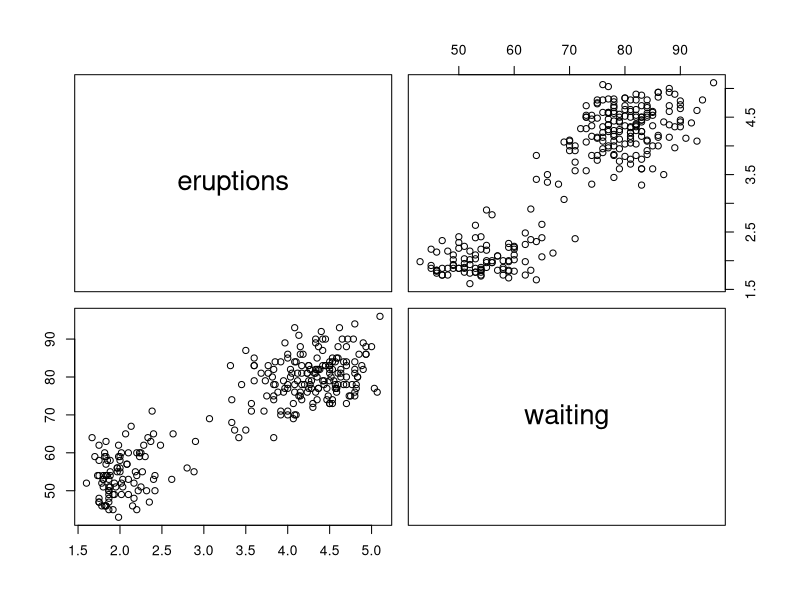
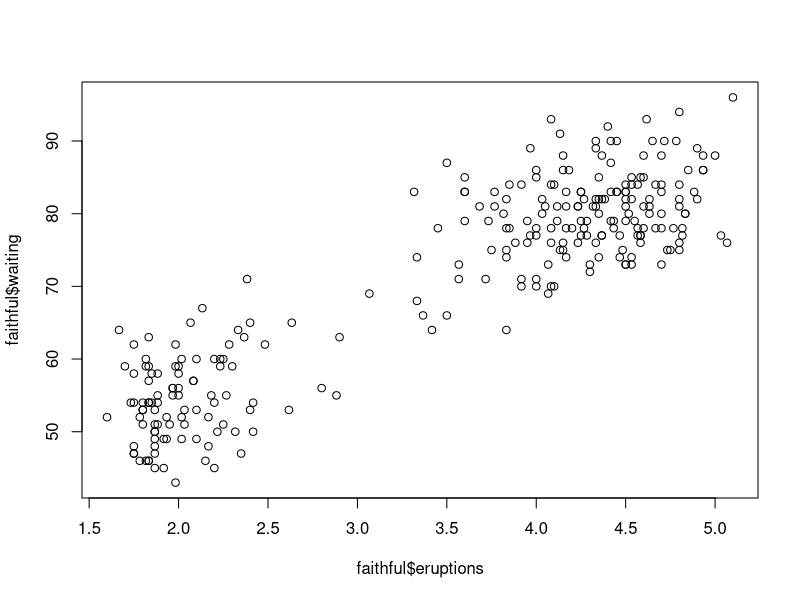
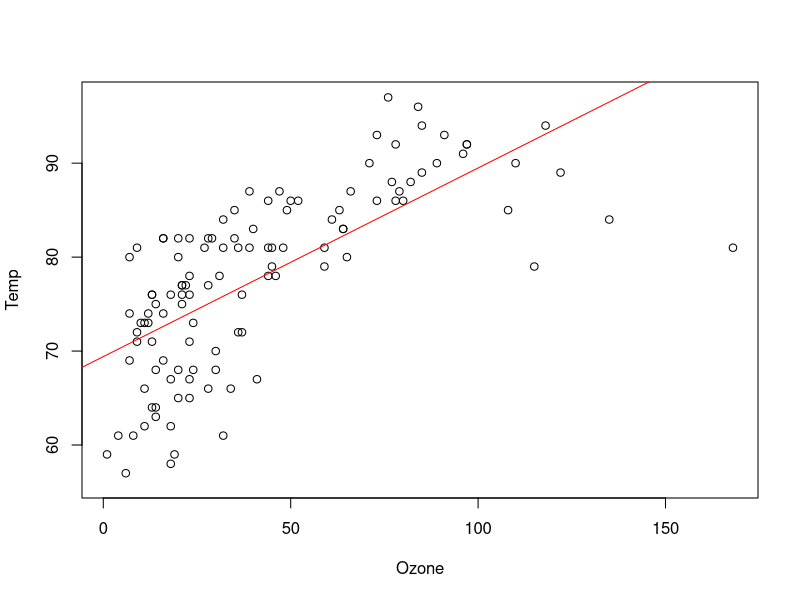
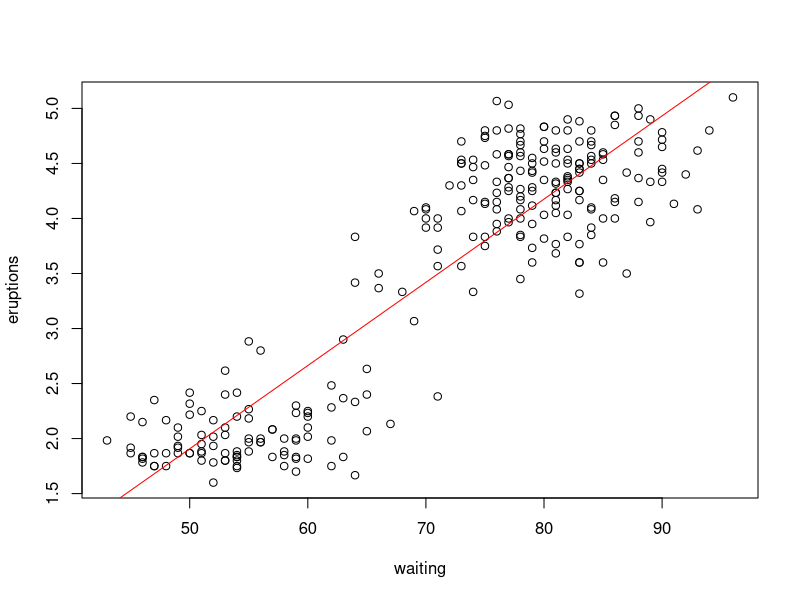

Here is the R script that generated these plots, in order:
##Excersize One#
data("faithful")
pairs(faithful[, c("eruptions", "waiting")])
cor(faithful[, c("eruptions", "waiting")], use="na.or.complete")
plot(faithful$eruptions, faithful$waiting) ##Same basic result as the pairs function, pairs just repeats the same graph since there are only two variables
##Any time waiting changes one unit, there is 90% chance that eruptions will change one unit (correlation coifeient is 0.9008112)


##Excersize Two## How do we expect y to change
#Part One#
data("airquality")
mod1 = lm(Temp~Ozone, data= airquality)
summary(mod1)
plot(Temp~Ozone, data= airquality)
abline(lm(Temp~Ozone, data= airquality), col="red")
##The intecept is 69.41072, the slope is 0.20081. If you increase ozone by 1, the Temperature will increase by 0.20081. The P value is significant, so the relationship between temperature and ozone is significant

##Excersize Two #Part Two#
mod3 = lm(eruptions~waiting, data= faithful)
summary(mod3)
plot(eruptions~waiting, data= faithful)
abline(lm(eruptions~waiting, data=faithful), col="red")
##The intercept is -1.874016, the slope is 0.075628. If you increase waiting by 1, eruptions will increase by 0.075628. P value is signficant, so the relationship between eruptions and waiting is significant.

##Excersize Three##
res = residuals(mod1)
RSS = sum(res^2)
RSE = sqrt(RSS/summary(mod1)$df[2])
RSE
##Residual Standard Error (the square root of the residual sum of squares divided by the degrees of freedom = 6.818914
MSE = RSS/summary(mod1)$df[2]
MSE
##Mean Squared Error(Residual standard error divided by the degrees of freedom (i.e. Residual stanadard error squared)) = 46.49759
